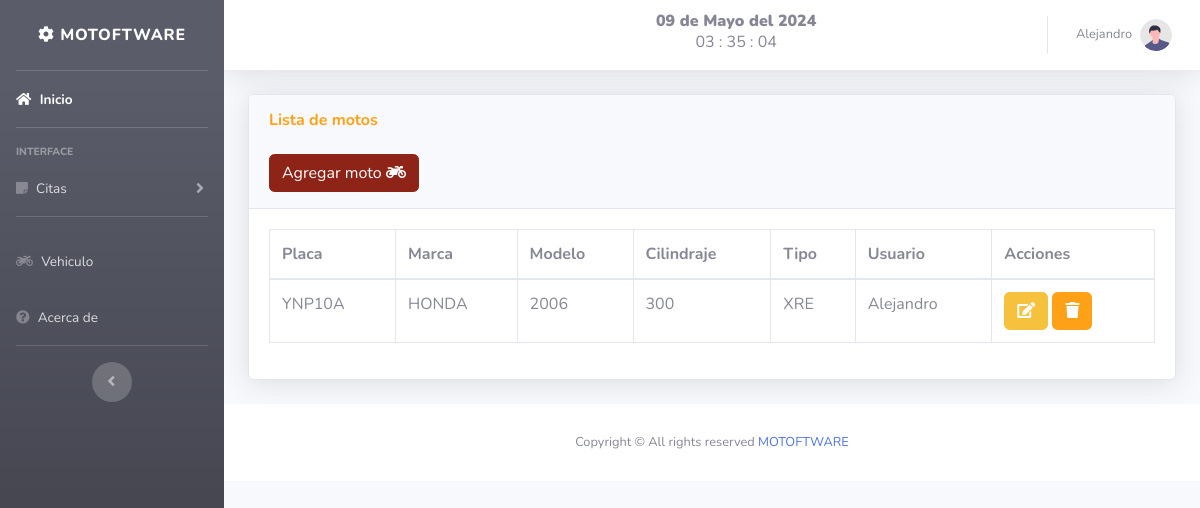
Page /views/moto.php (signed in) on the earlier database version.
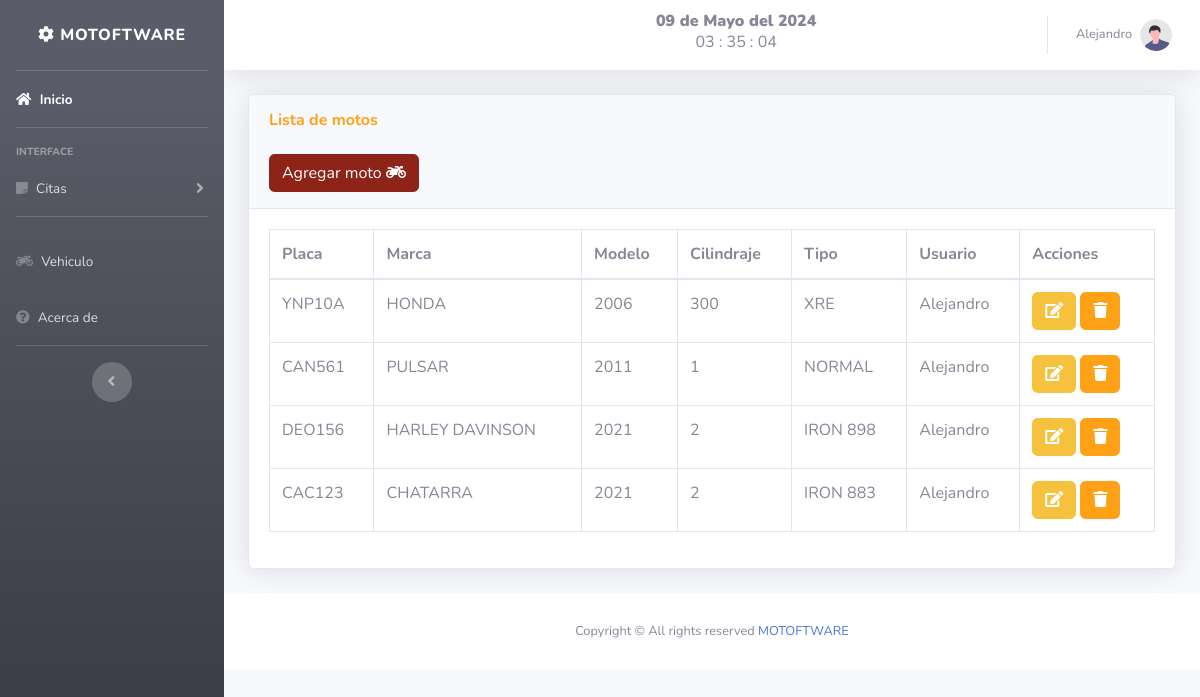
Same page on the later database version.
### tables this page shows
CREATE TABLE `moto` (
  `id` int(11) NOT NULL,
  `placa` varchar(45) DEFAULT NULL,
  `marca` varchar(45) NOT NULL,
  `modelo` year(4) NOT NULL,
  `cilindraje` int(11) NOT NULL,
  `tipo` varchar(45) NOT NULL,
  `id_user` int(11) NOT NULL
);

CREATE TABLE `user` (
  `id` int(11) NOT NULL,
  `nombre` varchar(50) NOT NULL,
  `correo` varchar(50) NOT NULL,
  `telefono` bigint(15) NOT NULL,
  `password` varchar(50) NOT NULL,
  `foto` text NOT NULL,
  `fecha` timestamp NOT NULL DEFAULT current_timestamp(),
  `rol` int(11) NOT NULL
);

### includes/fecha.php (called while the page is built, shortened)
<?php
	function fecha(){
		$mes = array("","Enero",
					  "Febrero",
					  "Marzo",
					  "Abril",
					  "Mayo",
					  "Junio",
					  "Julio",
					  "Agosto",
					  "Septiembre",
					  "Octubre",
					  "Noviembre",
					  "Diciembre");
		return date('d')." de ". $mes[date('n')] . " del " . date('Y');
	}
 ?>

### views/moto.php (the view, shortened to what this page needs)
<?php
$id_us = $_SESSION['id'];
?>
<!DOCTYPE html>
<html lang="en">
    <head>
        <link rel='stylesheet' href='../package/dist/sweetalert2.min.css'>
    </head>
    <?php include "../includes/header.php"; ?>
    <body id="page-top">
        <div class="container-fluid">
        <?php
            if( $actualsesion == 3){
        ?>
        <div class="card shadow mb-4">
            <div class="card-header py-3">
                <h6 class="m-0 font-weight-bold text-primary">Lista de motos</h6>
                <br>
                <button type="button" class="btn btn-primary" data-toggle="modal" data-target="#moto">
                    <span class="glyphicon glyphicon-plus"></span> Agregar moto <i class="fas fa-motorcycle" aria-hidden="true"></i> </a></button>
            </div>
            <div class="card-body">
                <div class="table-responsive">
                    <table class="table table-bordered" id="dataTable" width="100%" cellspacing="0">
                        <thead>
                            <tr>
                                <th>Placa</th>
                                <th>Marca</th>
                                <th>Modelo</th>
                                <th>Cilindraje</th>
                                <th>Tipo</th>
                                <th>Usuario</th>
                                <th>Acciones</th>
                            </tr>
                        </thead>
                        <?php
                        include "../includes/db.php";
                        $result = mysqli_query($conexion, "SELECT m.id, m.placa, m.marca, m.modelo, m.cilindraje, m.tipo, u.id AS idu,
                        u.nombre FROM moto m INNER JOIN user u ON m.id_user = u.id WHERE m.id_user = $id_us");
                        while ($filas = mysqli_fetch_assoc($result)) :
                        ?>
                            <tr>
                                <td><?php echo $filas['placa']; ?></td>
                                <td><?php echo $filas['marca']; ?></td>
                                <td><?php echo $filas['modelo']; ?></td>
                                <td><?php echo $filas['cilindraje']; ?></td>
                                <td><?php echo $filas['tipo']; ?></td>
                                <td><?php echo $filas['nombre']; ?></td>
                                <td>
                                <?php
                                    if( $id_us == $filas['idu']){
                                ?>
                                    <a class="btn btn-warning" href="../includes/editar_moto.php?id=<?php echo $filas['id']; ?> ">
                                        <i class="fa fa-edit "></i> </a>
                                <?php
                                    }
                                ?>
                                    <a href="../includes/eliminar_moto.php?id=<?php echo $filas['id']; ?> " class="btn btn-danger btn-del">
                                        <i class="fa fa-trash "></i></a></button>
                                </td>
                            </tr>
                        <?php endwhile; ?>
                    </table>
                </div>
            </div>
        </div>
        <?php
            };
        ?>
        </div>
        <?php include "../includes/footer.php"; ?>
    </body>
</html>

### includes/header.php (shortened to what this page needs)
<?php
$actualsesion = $_SESSION['rol'];
?>
<!DOCTYPE html>
<html lang="en">
<head>
    <link href="../vendor/fontawesome-free/css/all.min.css" rel="stylesheet" type="text/css">
    <link href="../css/sb-admin-2.min.css" rel="stylesheet">
    <link href="../vendor/datatables/dataTables.bootstrap4.min.css" rel="stylesheet">
    <link href="../vendor/datatables/dataTables.bootstrap4.min.css" rel="stylesheet">
</head>
<body id="page-top">
    <div id="wrapper">
        <ul class="navbar-nav bg-gradient-dark sidebar sidebar-dark accordion" id="accordionSidebar">
            <a class="sidebar-brand d-flex align-items-center justify-content-center" href="index.php">
                <div class="sidebar-brand-text mx-1"><i class="fas fa-cog"></i> MOTOFTWARE</div>
            </a>
            <hr class="sidebar-divider my-0">
            <li class="nav-item active">
                <a class="nav-link" href="../views/index.php">
                    <i class="fa fa-home" aria-hidden="true"></i>
                    <span>Inicio</span></a>
            </li>
            <hr class="sidebar-divider">
            <div class="sidebar-heading">
                Interface
            </div>
            <li class="nav-item">
                <a class="nav-link collapsed" href="#" data-toggle="collapse" data-target="#collapseTwo" aria-expanded="true" aria-controls="collapseTwo">
                    <i class="fa fa-sticky-note" aria-hidden="true"></i>
                    <span>Citas</span>
                </a>
            </li>
            <hr class="sidebar-divider">
            <li class="nav-item">
                <a class="nav-link" href="../views/moto.php">
                    <i class="fas fa-motorcycle" aria-hidden="true"></i>
                    <span>Vehiculo</span></a>
            </li>
            <li class="nav-item">
                <a class="nav-link" href="../views/acerca.php">
                    <i class="fa fa-question-circle" aria-hidden="true"></i>
                    <span>Acerca de</span></a>
            </li>
            <hr class="sidebar-divider d-none d-md-block">
            <div class="text-center d-none d-md-inline">
                <button class="rounded-circle border-0" id="sidebarToggle"></button>
            </div>
        </ul>
        <div id="content-wrapper" class="d-flex flex-column">
            <div id="content">
                <nav class="navbar navbar-expand navbar-light bg-white topbar mb-4 static-top shadow">
                    <?php include "fecha.php"; ?>
                    <center>
                        <h8 class="ml-auto"><strong><b><?php echo fecha(); ?></h8></strong></b>
                        <div class="reloj">
                            <h6><span id="tiempo">00 : 00 : 00</span></h6>
                        </div>
                    </center>
                    <ul class="navbar-nav ml-auto">
                        <li class="nav-item dropdown no-arrow">
                            <a class="nav-link dropdown-toggle" href="#" id="userDropdown" role="button" data-toggle="dropdown" aria-haspopup="true" aria-expanded="false">
                                <span class="mr-2 d-none d-lg-inline text-gray-600 small">
                                    <?php echo $_SESSION['nombre']; ?></span>
                                <img class="img-profile rounded-circle" src="../img/undraw_profile.svg">
                            </a>
                        </li>
                    </ul>
                </nav>
</body>
</html>

### includes/footer.php (shortened to what this page needs)
<footer class="sticky-footer bg-white">
    <div class="container my-auto">
        <div class="copyright text-center my-auto">
            <span>Copyright &copy; All rights reserved <a href="#" target="_blank" style="color: #4e73df">MOTOFTWARE</span></a>
        </div>
    </div>
</footer>

Differences in the rows shown:
added moto: placa "CAN561", marca "PULSAR", modelo "2011", cilindraje "1", tipo "NORMAL", id_user.nombre "Alejandro"
added moto: placa "DEO156", marca "HARLEY DAVINSON", modelo "2021", cilindraje "2", tipo "IRON 898", id_user.nombre "Alejandro"
added moto: placa "CAC123", marca "CHATARRA", modelo "2021", cilindraje "2", tipo "IRON 883", id_user.nombre "Alejandro"
